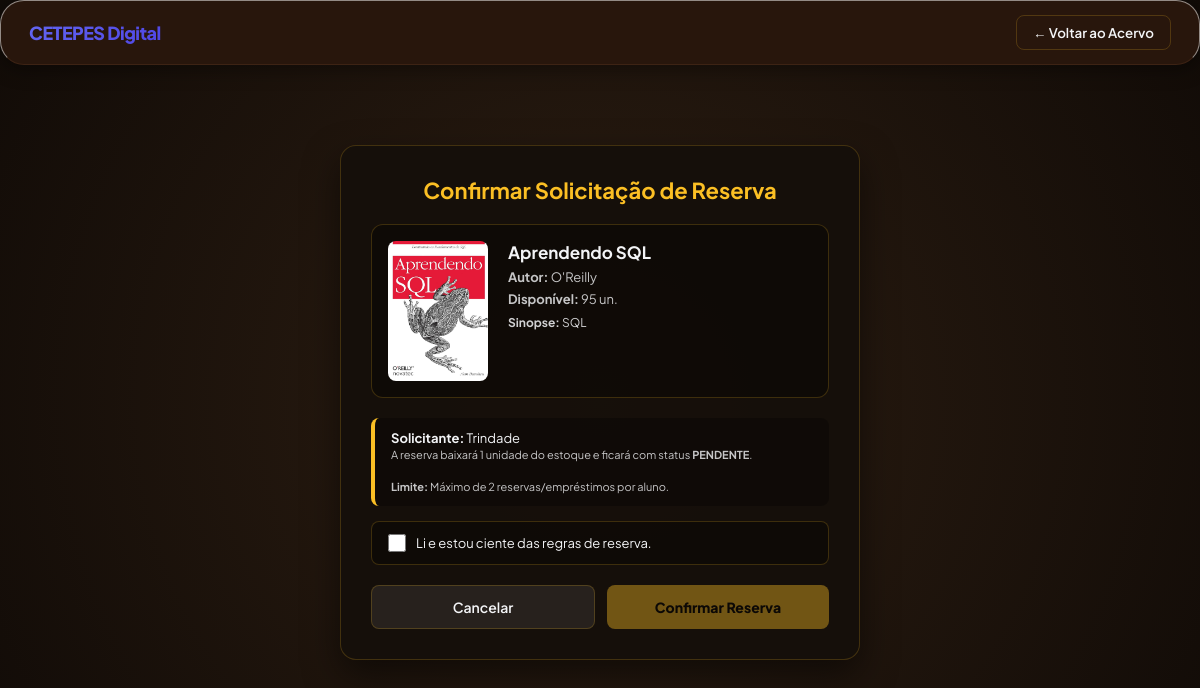
/alunos/reserva.php?livro=Aprendendo SQL (signed in), run on the app's committed database.
### tables this page shows
CREATE TABLE `livros` (
  `id` int(11) NOT NULL,
  `titulo` varchar(255) NOT NULL,
  `autor` varchar(255) NOT NULL,
  `sinopse` text DEFAULT NULL,
  `categoria` varchar(100) DEFAULT 'Geral',
  `status` varchar(50) DEFAULT 'Disponivel',
  `imagem` varchar(255) DEFAULT NULL,
  `quantidade` int(11) DEFAULT 1
);

CREATE TABLE `configuracoes` (
  `id` int(11) NOT NULL,
  `dias_prazo` int(11) DEFAULT 7,
  `limite_livros` int(11) DEFAULT 3,
  `ultramsg_instance` varchar(100) DEFAULT NULL,
  `ultramsg_token` varchar(100) DEFAULT NULL
);

### alunos/reserva.php (the view, shortened to what this page needs)
<?php
$aluno_nome = $_SESSION['aluno_nome'] ?? 'Aluno';
$livro_titulo = $_GET['livro'] ?? '';
$res_config = $conn->query("SELECT limite_livros FROM configuracoes WHERE id = 1");
$config = ($res_config && $res_config->num_rows > 0) ? $res_config->fetch_assoc() : null;
$limite_maximo = isset($config['limite_livros']) ? (int)$config['limite_livros'] : 3;
$detalhes_livro = null;
if (!empty($livro_titulo)) {
    $stmt_livro = $conn->prepare("SELECT id, titulo, autor, categoria, imagem, quantidade, COALESCE(sinopse, 'Sem sinopse disponível.') AS sinopse FROM livros WHERE titulo = ? LIMIT 1");
    if ($stmt_livro) {
        $stmt_livro->bind_param("s", $livro_titulo);
        $stmt_livro->execute();
        $res = $stmt_livro->get_result();
        if ($res && $res->num_rows > 0) {
            $detalhes_livro = $res->fetch_assoc();
        }
    }
}
?>
<!DOCTYPE html>
<html lang="pt-br">
<head>
    <link rel="stylesheet" href="css/style.css">
</head>
<body class="theme-estante">
    <nav class="navbar">
        <div class="nav-logo">CETEPES Digital</div>
        <div>
            <a href="aluno.php" style="text-decoration: none;"><button class="nav-btn-back">← Voltar ao Acervo</button></a>
        </div>
    </nav>
    <div class="reserva-wrapper">
        <div class="reserva-card">
            <h2>Confirmar Solicitação de Reserva</h2>
            <div class="detalhes-container">
                <div class="capa-reserva">
                    <?php if(!empty($detalhes_livro['imagem'])): ?>
                        <img src="sources/<?php echo htmlspecialchars($detalhes_livro['imagem']); ?>" alt="Capa">
                    <?php else: ?>
                        <span style="font-size: 35px;">📚</span>
                    <?php endif; ?>
                </div>
                <div class="info-livro">
                    <h3><?php echo htmlspecialchars($detalhes_livro['titulo'] ?? $livro_titulo); ?></h3>
                    <p><strong>Autor:</strong> <?php echo htmlspecialchars($detalhes_livro['autor'] ?? 'Não informado'); ?></p>
                    <p><strong>Disponível:</strong> <?php echo isset($detalhes_livro['quantidade']) ? $detalhes_livro['quantidade'] : 0; ?> un.</p>
                    <div class="sinopse-box">
                        <strong>Sinopse:</strong> <?php echo htmlspecialchars($detalhes_livro['sinopse'] ?? ''); ?>
                    </div>
                </div>
            </div>
            <div class="aluno-box">
                <strong>Solicitante:</strong> <?php echo htmlspecialchars($aluno_nome); ?><br>
                <span style="font-size: 11px; opacity: 0.8;">
                    A reserva baixará 1 unidade do estoque e ficará com status <strong>PENDENTE</strong>.<br><br>
                    <strong>Limite:</strong> Máximo de <?php echo $limite_maximo; ?> reservas/empréstimos por aluno.
                </span>
            </div>
            <form method="POST">
                <label class="checkbox-container">
                    <input type="checkbox" id="checkTermos" name="aceito_termos" onchange="toggleBotaoReserva()">
                    <span>Li e estou ciente das regras de reserva.</span>
                </label>
                <div class="btn-container">
                    <a href="aluno.php" class="btn-cancelar">Cancelar</a>
                    <button type="submit" id="btnSubmit" class="btn-confirmar" disabled>Confirmar Reserva</button>
                </div>
            </form>
        </div>
    </div>
</body>
</html>

### alunos/css/style.css (style rules this page uses)
:root { --bg-principal: #f8fafc; --azul-estudante: #4f46e5; --azul-gradient: linear-gradient(135deg, #6366f1 0%, #4f46e5 100%); --texto-escuro: #0f172a; --texto-mutado: #64748b; --card-bg: #ffffff; --borda: #f1f5f9; --sucesso: #10b981; --alerta: #f43f5e; }
* { margin: 0; padding: 0; box-sizing: border-box; font-family: 'Plus Jakarta Sans', sans-serif; }
body { background-color: var(--bg-principal); color: var(--texto-escuro); min-height: 100vh; padding-bottom: 60px; }
.navbar { position: sticky; top: 20px; z-index: 1000; max-width: 1200px; margin: 0 auto; background: rgba(255, 255, 255, 0.85); backdrop-filter: blur(12px); -webkit-backdrop-filter: blur(12px); border: 1px solid rgba(255, 255, 255, 0.5); padding: 16px 32px; border-radius: 24px; display: flex; justify-content: space-between; align-items: center; box-shadow: 0 4px 30px rgba(0, 0, 0, 0.03); }
.nav-logo { font-size: 20px; font-weight: 800; background: var(--azul-gradient); background-clip: text; -webkit-background-clip: text; -webkit-text-fill-color: transparent; letter-spacing: -0.5px; }

### alunos/reserva.php (style rules this page uses)
body.theme-estante { --bg-body: #1a120c radial-gradient(circle, #2d1e12 0%, #110b07 100%); --text-color: #f3f4f6; --nav-bg: #28160c; --nav-border: #3d2314; --brand-color: #fbbf24; --card-bg: rgba(20, 15, 10, 0.9); --card-border: rgba(251, 191, 36, 0.2); --input-bg: rgba(20, 15, 10, 0.9); --box-info: rgba(0, 0, 0, 0.3); }
body { background: var(--bg-body) !important; color: var(--text-color); min-height: 100vh; display: flex; flex-direction: column; margin: 0; box-sizing: border-box; }
.navbar { position: sticky; top: 0; z-index: 100; width: 100vw; background: var(--nav-bg) !important; border-bottom: 1px solid var(--nav-border); padding: 14px 28px; display: flex; justify-content: space-between; align-items: center; box-shadow: 0 4px 20px rgba(0,0,0,0.4); box-sizing: border-box; }
.nav-logo { color: var(--brand-color) !important; font-weight: 800; font-size: 18px; }
.reserva-wrapper { flex: 1; display: flex; align-items: center; justify-content: center; padding: 40px 20px; }
.reserva-card { background: var(--card-bg); border: 1px solid var(--card-border); border-radius: 16px; padding: 30px; width: 100%; max-width: 520px; box-shadow: 0 15px 35px rgba(0,0,0,0.5); }
.reserva-card h2 { margin-top: 0; color: var(--brand-color); font-size: 22px; text-align: center; margin-bottom: 20px; }
.detalhes-container { display: flex; gap: 20px; background: var(--box-info); padding: 16px; border-radius: 12px; border: 1px solid var(--card-border); margin-bottom: 20px; align-items: flex-start; }
.capa-reserva { width: 100px; height: 140px; background: #000; border-radius: 8px; overflow: hidden; flex-shrink: 0; display: flex; align-items: center; justify-content: center; }
.capa-reserva img { width: 100%; height: 100%; object-fit: cover; }
.info-livro { flex: 1; }
.info-livro h3 { margin: 0 0 6px 0; font-size: 17px; color: var(--text-color); }
.info-livro p { margin: 0 0 6px 0; font-size: 13px; opacity: 0.8; }
.sinopse-box { margin-top: 8px; font-size: 12px; line-height: 1.4; opacity: 0.85; max-height: 70px; overflow-y: auto; }
.aluno-box { background: var(--box-info); padding: 12px 16px; border-radius: 8px; border-left: 4px solid var(--brand-color); margin-bottom: 15px; font-size: 13px; }
.checkbox-container { display: flex; align-items: center; gap: 10px; background: var(--box-info); padding: 12px 16px; border-radius: 8px; border: 1px solid var(--card-border); margin-bottom: 20px; cursor: pointer; font-size: 13px; }
.checkbox-container input[type="checkbox"] { width: 18px; height: 18px; accent-color: var(--brand-color); cursor: pointer; }
.btn-container { display: flex; gap: 12px; margin-top: 15px; }
.btn-confirmar { flex: 1; padding: 12px; background: var(--brand-color); color: #000; border: none; border-radius: 8px; font-weight: 800; font-size: 14px; cursor: pointer; transition: opacity 0.2s, transform 0.2s; }
.btn-confirmar:disabled { opacity: 0.4; cursor: not-allowed; transform: none; }
.btn-cancelar { flex: 1; padding: 12px; background: rgba(255,255,255,0.08); color: var(--text-color); border: 1px solid var(--card-border); border-radius: 8px; font-weight: 600; font-size: 14px; text-align: center; text-decoration: none; }
.nav-btn-back { background: transparent; border: 1px solid var(--card-border); color: var(--text-color); padding: 8px 16px; border-radius: 8px; cursor: pointer; font-weight: 600; }

### data on the page
livros: imagem (picture), titulo "Aprendendo SQL", autor "O'Reilly", quantidade "95"
configuracoes: limite_livros "2"

### other printed values
$detalhes_livro['sinopse'] "SQL"
$aluno_nome "Trindade"
